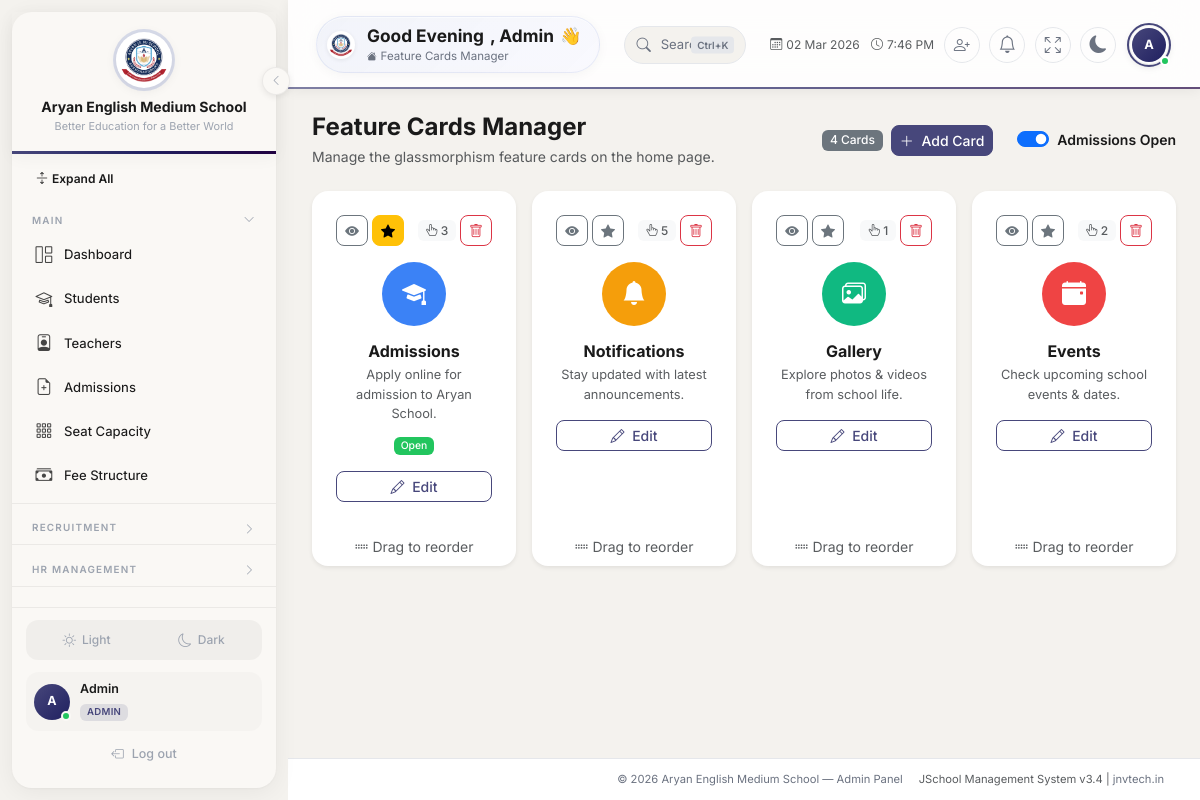
Page /admin/feature-cards.php (signed in) on the committed database.
### tables this page shows
CREATE TABLE `settings` (
  `id` int(10) unsigned NOT NULL AUTO_INCREMENT,
  `setting_key` varchar(100) NOT NULL,
  `setting_value` text DEFAULT NULL,
  `updated_at` datetime NOT NULL DEFAULT current_timestamp() ON UPDATE current_timestamp(),
  PRIMARY KEY (`id`),
  UNIQUE KEY `setting_key` (`setting_key`)
);

CREATE TABLE `feature_cards` (
  `id` int(10) unsigned NOT NULL AUTO_INCREMENT,
  `slug` varchar(50) NOT NULL,
  `title` varchar(100) NOT NULL,
  `description` varchar(500) DEFAULT NULL,
  `icon_class` varchar(100) NOT NULL DEFAULT 'bi-star',
  `accent_color` varchar(20) NOT NULL DEFAULT 'auto',
  `btn_text` varchar(50) NOT NULL DEFAULT 'Learn More',
  `btn_link` varchar(255) NOT NULL DEFAULT '#',
  `badge_text` varchar(50) DEFAULT NULL,
  `badge_color` varchar(20) DEFAULT '#ef4444',
  `is_visible` tinyint(1) NOT NULL DEFAULT 1,
  `is_featured` tinyint(1) NOT NULL DEFAULT 0,
  `show_stats` tinyint(1) NOT NULL DEFAULT 1,
  `sort_order` int(11) NOT NULL DEFAULT 0,
  `click_count` int(10) unsigned NOT NULL DEFAULT 0,
  `created_at` datetime NOT NULL DEFAULT current_timestamp(),
  `updated_at` datetime NOT NULL DEFAULT current_timestamp() ON UPDATE current_timestamp(),
  PRIMARY KEY (`id`),
  UNIQUE KEY `slug` (`slug`),
  KEY `idx_sort` (`sort_order`)
);

### includes/auth.php (called while the page is built, shortened)
<?php
function getSetting(string $key, string $default = ''): string {
    static $settings = null;
    if ($settings === null) {
        try {
            $db = getDB();
            $stmt = $db->query("SELECT setting_key, setting_value FROM settings");
            $settings = [];
            while ($row = $stmt->fetch()) {
                $settings[$row['setting_key']] = $row['setting_value'];
            }
        } catch (Exception $e) {
            $settings = [];
        }
    }
    return $settings[$key] ?? $default;
}
function e(mixed $val): string {
    return htmlspecialchars((string)$val, ENT_QUOTES, 'UTF-8');
}

### admin/feature-cards.php (the view, shortened to what this page needs)
<?php
require_once __DIR__ . '/../includes/auth.php';
$db = getDB();
$cards = $db->query("SELECT * FROM feature_cards ORDER BY sort_order ASC")->fetchAll();
$admissionOpen = getSetting('admission_open', '0');
include __DIR__ . '/../includes/header.php';
?>
<div class="d-flex justify-content-between align-items-center mb-4">
    <div>
        <h4 class="fw-bold mb-1">Feature Cards Manager</h4>
        <p class="text-muted mb-0 small">Manage the glassmorphism feature cards on the home page.</p>
    </div>
    <div class="d-flex gap-2 align-items-center">
        <span class="badge bg-secondary"><?= count($cards) ?> Cards</span>
        <button class="btn btn-sm btn-primary" data-bs-toggle="modal" data-bs-target="#addCardModal">
            <i class="bi bi-plus-lg me-1"></i> Add Card
        </button>
        <div class="form-check form-switch ms-3">
            <input class="form-check-input" type="checkbox" id="admissionToggle" <?= $admissionOpen === '1' ? 'checked' : '' ?> onchange="toggleAdmission(this.checked)">
            <label class="form-check-label small fw-semibold" for="admissionToggle">Admissions <?= $admissionOpen === '1' ? 'Open' : 'Closed' ?></label>
        </div>
    </div>
</div>
<div class="row g-3" id="cardsGrid">
    <?php foreach ($cards as $card): ?>
    <div class="col-md-6 col-xl-3" data-id="<?= $card['id'] ?>" draggable="true">
        <div class="card h-100 border-0 shadow-sm" style="border-radius:1rem; <?= !$card['is_visible'] ? 'opacity:0.5;' : '' ?>">
            <div class="card-body text-center p-4">
                <div class="d-flex justify-content-between align-items-center mb-3">
                    <div class="d-flex gap-1">
                        <button class="btn btn-sm btn-outline-secondary" title="Toggle Visibility" onclick="toggleCard(<?= $card['id'] ?>, 'toggle_visibility')">
                            <i class="bi <?= $card['is_visible'] ? 'bi-eye-fill' : 'bi-eye-slash' ?>"></i>
                        </button>
                        <button class="btn btn-sm <?= $card['is_featured'] ? 'btn-warning' : 'btn-outline-secondary' ?>" title="Toggle Featured" onclick="toggleCard(<?= $card['id'] ?>, 'toggle_featured')">
                            <i class="bi bi-star-fill"></i>
                        </button>
                    </div>
                    <div class="d-flex gap-1 align-items-center">
                        <span class="badge bg-light text-muted" title="Clicks"><i class="bi bi-hand-index-thumb"></i> <?= number_format($card['click_count']) ?></span>
                        <button class="btn btn-sm btn-outline-danger" title="Delete Card" onclick="deleteCard(<?= $card['id'] ?>, '<?= e(addslashes($card['title'])) ?>')">
                            <i class="bi bi-trash"></i>
                        </button>
                    </div>
                </div>
                <div class="rounded-circle d-flex align-items-center justify-content-center mx-auto mb-3" style="width:64px;height:64px;background:<?= e($card['accent_color'] === 'auto' ? 'var(--brand-primary)' : $card['accent_color']) ?>;color:#fff;font-size:1.5rem;">
                    <i class="bi <?= e($card['icon_class']) ?>"></i>
                </div>
                <h6 class="fw-bold mb-1"><?= e($card['title']) ?></h6>
                <p class="text-muted small mb-2" style="font-size:0.8rem;"><?= e(mb_strimwidth($card['description'], 0, 60, '...')) ?></p>
                <?php if ($card['badge_text']): ?>
                    <span class="badge" style="background:<?= e($card['badge_color']) ?>;font-size:0.65rem;"><?= e($card['badge_text']) ?></span>
                <?php endif; ?>
                <div class="mt-3">
                    <button class="btn btn-sm btn-outline-primary w-100" data-bs-toggle="modal" data-bs-target="#editModal<?= $card['id'] ?>">
                        <i class="bi bi-pencil me-1"></i> Edit
                    </button>
                </div>
            </div>
            <div class="card-footer bg-transparent text-center py-2 border-0">
                <small class="text-muted"><i class="bi bi-grip-horizontal"></i> Drag to reorder</small>
            </div>
        </div>
    </div>
    <?php endforeach; ?>
</div>
<?php include __DIR__ . '/../includes/footer.php'; ?>

### rows in the picture
settings: setting_key "☑"
feature_cards: is_visible 1 (drawn), click_count "3", title "Admissions", description "Apply online for admission to Aryan School.", badge_text "Open"
feature_cards: is_visible 1 (drawn), click_count "5", title "Notifications", description "Stay updated with latest announcements."
feature_cards: is_visible 1 (drawn), click_count "1", title "Gallery", description "Explore photos & videos from school life."
feature_cards: is_visible 1 (drawn), click_count "2", title "Events", description "Check upcoming school events & dates."

### other values in the picture
$schoolName "Aryan English Medium School"
$schoolTagline "Better Education for a Better World"
$_userInitials "A"
$_userName "Admin"
$_roleLabel "ADMIN"
explode(' ', $_userName)[0] "Admin"
$pageTitle "Feature Cards Manager"
count($cards) "4"
$_footerSchoolName "Aryan English Medium School"
